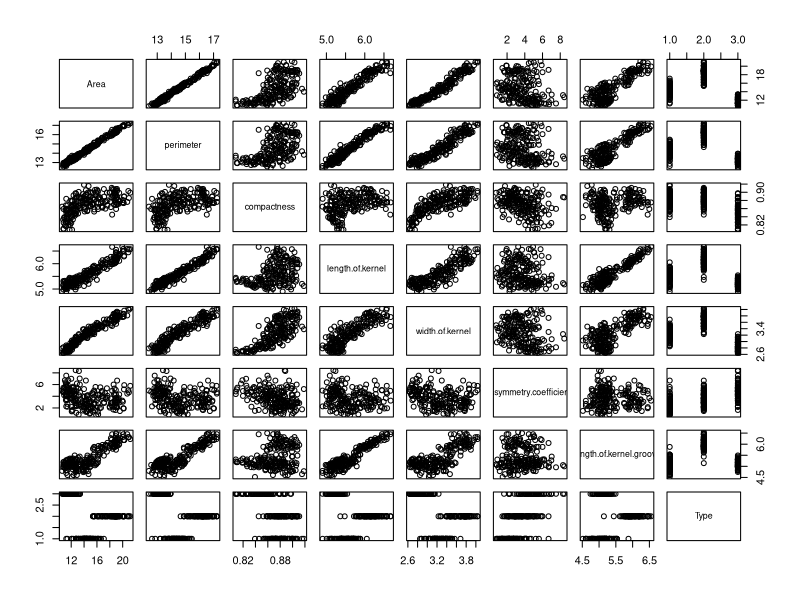
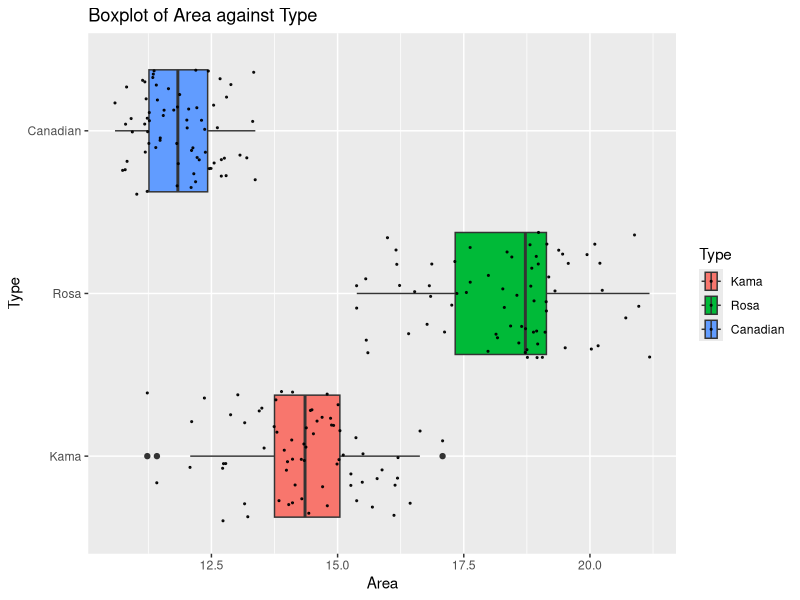
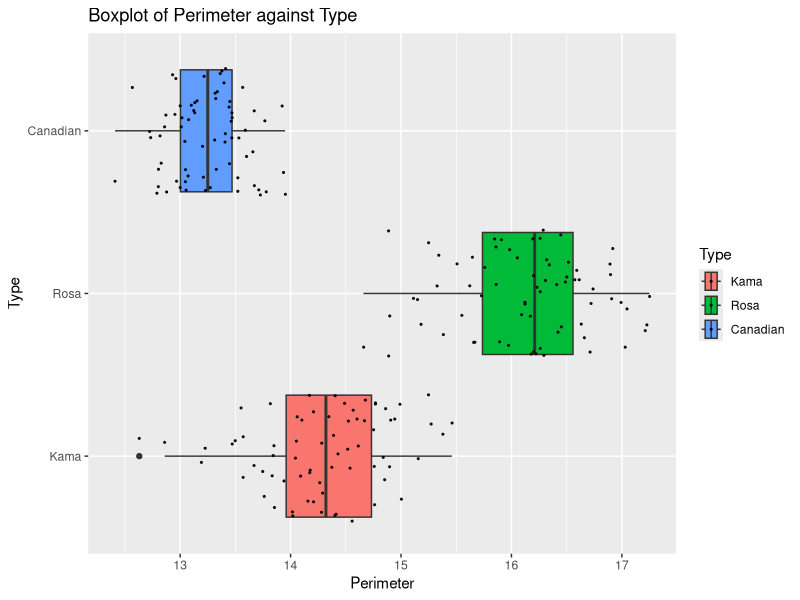
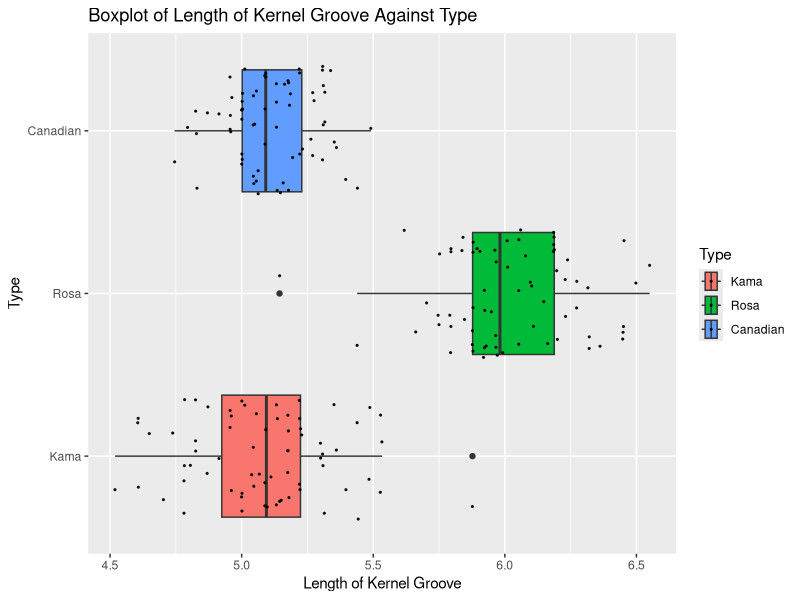
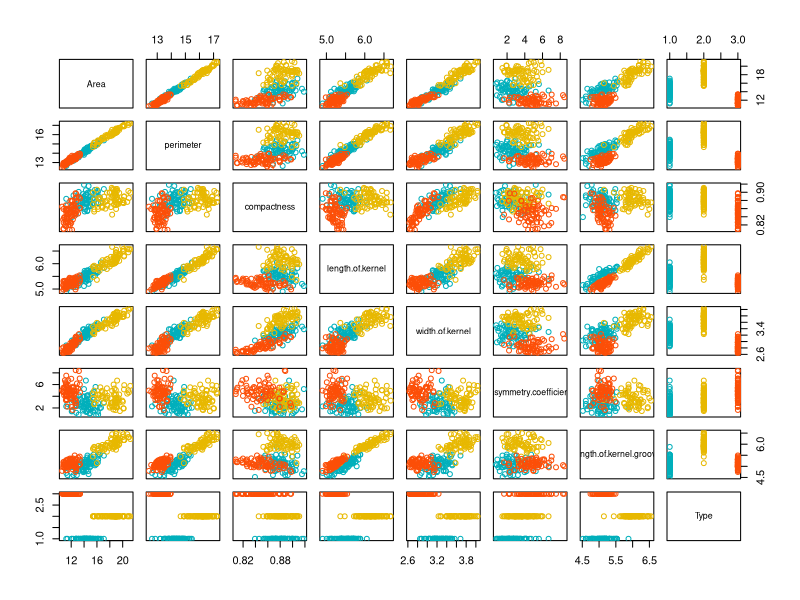
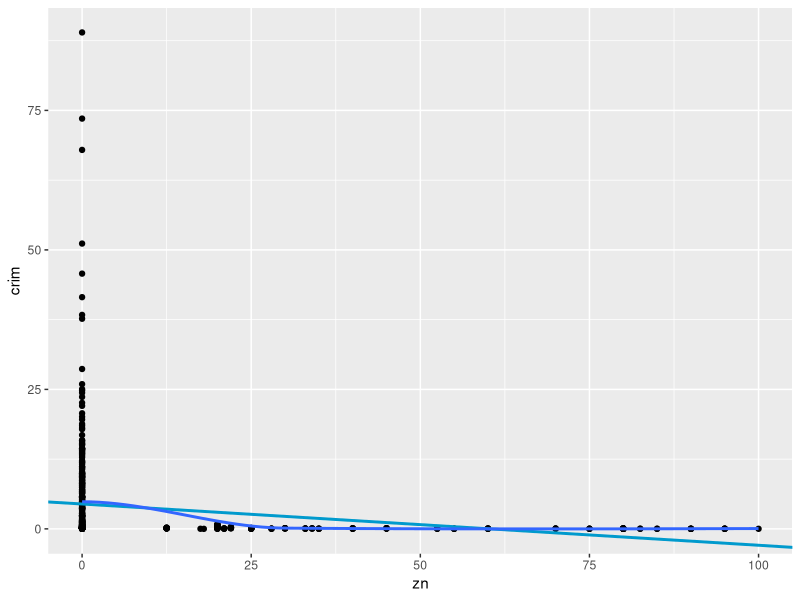
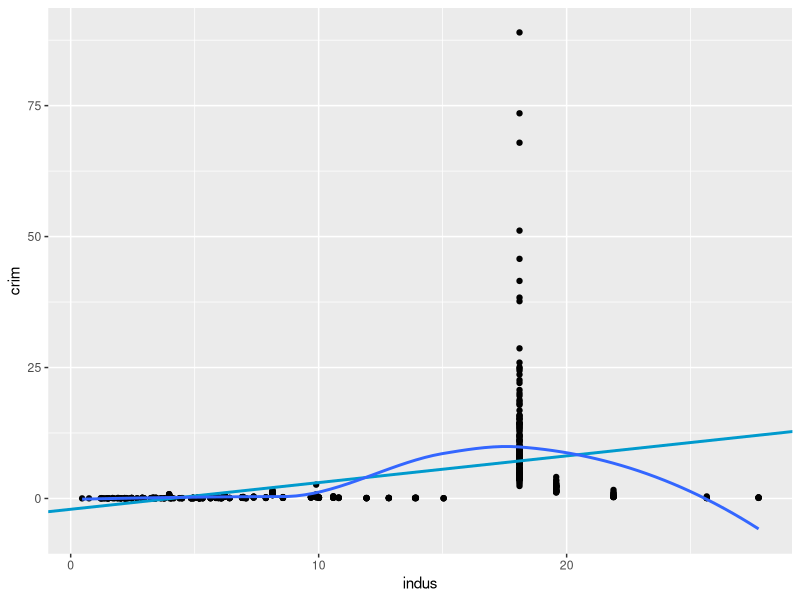
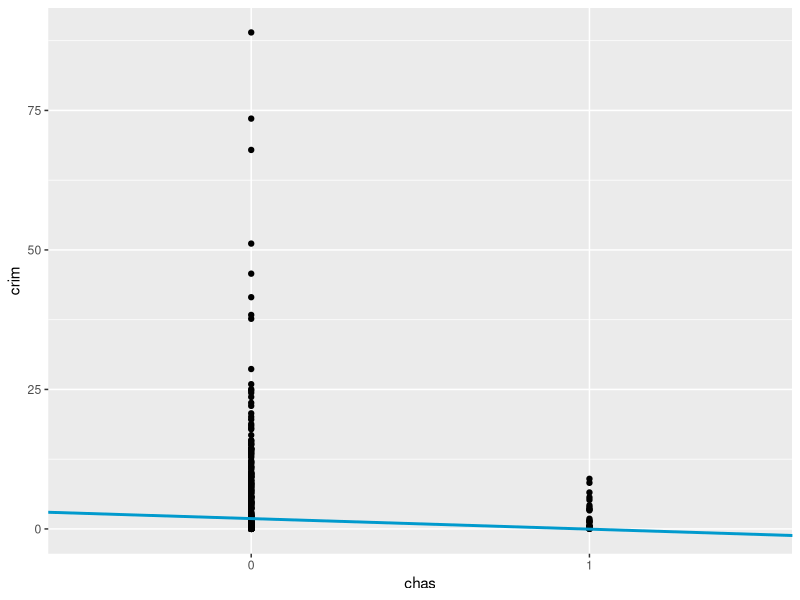

These figures' R source, in order:
#Data 3 - HW 1#

getwd()

#3.
#a.
seeds<-read.csv("seeds.csv")
seeds$Type<-as.factor(seeds$Type)

library(plyr)

levels(seeds$Type)
seeds$Type<-revalue(seeds$Type, c("1" = "Kama", "2" = "Rosa", "3" = "Canadian"))

#b
summary(seeds)

#c.
count(seeds$perimeter > 15)
71/210

#d
which.max(seeds$asymmetry.coefficient)

seeds[204,]

#e
pairs(seeds)

#f
library(ggplot2)
p3_f1<-ggplot(data =seeds, aes(x=Area, y=Type, fill=Type ))
p3_f1 + geom_boxplot() + geom_jitter(color = "black", size = 0.4, alpha = 0.9)+
  ggtitle("Boxplot of Area against Type") + xlab("Area") + ylab("Type")

p3_f2<-ggplot(data =seeds, aes(x=perimeter, y=Type, fill=Type ))
p3_f2 + geom_boxplot() + geom_jitter(color = "black", size = 0.4, alpha = 0.9)+
  ggtitle("Boxplot of Perimeter against Type") + xlab("Perimeter") + ylab("Type")

p3_f3<-ggplot(data =seeds, aes(x=length.of.kernel.groove, y=Type, fill=Type ))
p3_f3 + geom_boxplot() + geom_jitter(color = "black", size = 0.4, alpha = 0.9)+
  ggtitle("Boxplot of Length of Kernel Groove Against Type") + xlab("Length of Kernel Groove") + ylab("Type")

#g
my_cols <- c("#00AFBB", "#E7B800", "#FC4E07")  
pairs(seeds, col = my_cols[seeds$Type])

#4

#5
#A
#each single regression followed by code for plots
library(MASS)
?Boston
Bostons<-Boston
Boston_2<-Bostons^2
Boston_3<-Bostons^3

Boston$chas <- factor(Boston$chas)

b_m1<-lm(crim~zn, data = Boston)
summary(b_m1)
b_m1p<-ggplot(Boston, aes(x = zn, y = crim)) + 
  geom_point() + 
  geom_abline(intercept = coef(b_m1)[1], slope = coef(b_m1)[2], 
              col = "deepskyblue3", 
              size = 1) + 
  geom_smooth(se = F)
b_m1p

b_m2<-lm(crim~indus, data = Boston)
summary(b_m2)
b_m2p<-ggplot(Boston, aes(x = indus, y = crim)) + 
  geom_point() + 
  geom_abline(intercept = coef(b_m2)[1], slope = coef(b_m2)[2], 
              col = "deepskyblue3", 
              size = 1) + 
  geom_smooth(se = F)
b_m2p

b_m3<-lm(crim~chas, data = Boston)
summary(b_m3)
b_m3p<-ggplot(Boston, aes(x = chas, y = crim)) + 
  geom_point() + 
  geom_abline(intercept = coef(b_m3)[1], slope = coef(b_m3)[2], 
              col = "deepskyblue3", 
              size = 1) + 
  geom_smooth(se = F)
b_m3p

b_m4<-lm(crim~nox, data = Boston)
summary(b_m4)
b_m4p<-ggplot(Boston, aes(x = nox, y = crim)) + 
  geom_point() + 
  geom_abline(intercept = coef(b_m4)[1], slope = coef(b_m4)[2], 
              col = "deepskyblue3", 
              size = 1) + 
  geom_smooth(se = F)
b_m4p

b_m5<-lm(crim~rm, data = Boston)
summary(b_m5)
b_m5p<-ggplot(Boston, aes(x = rm, y = crim)) + 
  geom_point() + 
  geom_abline(intercept = coef(b_m5)[1], slope = coef(b_m5)[2], 
              col = "deepskyblue3", 
              size = 1) + 
  geom_smooth(se = F)
b_m5p

b_m6<-lm(crim~age, data = Boston)
summary(b_m6)
b_m6p<-ggplot(Boston, aes(x = age, y = crim)) + 
  geom_point() + 
  geom_abline(intercept = coef(b_m6)[1], slope = coef(b_m6)[2], 
              col = "deepskyblue3", 
              size = 1) + 
  geom_smooth(se = F)
b_m6p

b_m7<-lm(crim~dis, data = Boston)
summary(b_m7)
b_m7p<-ggplot(Boston, aes(x = dis, y = crim)) + 
  geom_point() + 
  geom_abline(intercept = coef(b_m7)[1], slope = coef(b_m7)[2], 
              col = "deepskyblue3", 
              size = 1) + 
  geom_smooth(se = F)
b_m7p

b_m8<-lm(crim~rad, data = Boston)
summary(b_m8)
b_m8p<-ggplot(Boston, aes(x = rad, y = crim)) + 
  geom_point() + 
  geom_abline(intercept = coef(b_m8)[1], slope = coef(b_m8)[2], 
              col = "deepskyblue3", 
              size = 1) + 
  geom_smooth(se = F)
b_m8p

b_m9<-lm(crim~tax, data = Boston)
summary(b_m9)
b_m9p<-ggplot(Boston, aes(x = tax, y = crim)) + 
  geom_point() + 
  geom_abline(intercept = coef(b_m9)[1], slope = coef(b_m9)[2], 
              col = "deepskyblue3", 
              size = 1) + 
  geom_smooth(se = F)
b_m9p

b_m10<-lm(crim~ptratio, data = Boston)
summary(b_m10)
b_m10p<-ggplot(Boston, aes(x = ptratio, y = crim)) + 
  geom_point() + 
  geom_abline(intercept = coef(b_m10)[1], slope = coef(b_m10)[2], 
              col = "deepskyblue3", 
              size = 1) + 
  geom_smooth(se = F)
b_m10p

b_m11<-lm(crim~black, data = Boston)
summary(b_m11)
b_m11p<-ggplot(Boston, aes(x = black, y = crim)) + 
  geom_point() + 
  geom_abline(intercept = coef(b_m11)[1], slope = coef(b_m11)[2], 
              col = "deepskyblue3", 
              size = 1) + 
  geom_smooth(se = F)
b_m11p

b_m12<-lm(crim~lstat, data = Boston)
summary(b_m12)
b_m12p<-ggplot(Boston, aes(x = lstat, y = crim)) + 
  geom_point() + 
  geom_abline(intercept = coef(b_m12)[1], slope = coef(b_m12)[2], 
              col = "deepskyblue3", 
              size = 1) + 
  geom_smooth(se = F)
b_m12p

b_m13<-lm(crim~medv, data = Boston)
summary(b_m13)
b_m13p<-ggplot(Boston, aes(x = medv, y = crim)) + 
  geom_point() + 
  geom_abline(intercept = coef(b_m13)[1], slope = coef(b_m13)[2], 
              col = "deepskyblue3", 
              size = 1) + 
  geom_smooth(se = F)
b_m13p

#B
b_m14<-lm(crim~., data = Boston)
summary(b_m14)

#C
single_reg<-c(coef(b_m1)[[2]], coef(b_m2)[[2]],coef(b_m3)[[2]],coef(b_m4)[[2]],coef(b_m5)[[2]],coef(b_m6)[[2]],coef(b_m7)[[2]],
              coef(b_m8)[[2]],coef(b_m9)[[2]],coef(b_m10)[[2]],coef(b_m11)[[2]],coef(b_m12)[[2]],coef(b_m13)[[2]])
single_reg<-as.data.frame(single_reg)

multiple_reg<-b_m14[[1]]
multiple_reg<-as.data.frame(multiple_reg)
multiple_reg<-multiple_reg[-1,]
multiple_reg<-as.data.frame(multiple_reg)

names<-names((b_m14$coefficients))
names<-as.data.frame(names)
names<-names[-1,]
names<-as.data.frame(names)

regression_plot<-cbind(single_reg, multiple_reg,names)


ggplot(regression_plot, aes(x = single_reg, y = multiple_reg, col = names)) + 
  geom_jitter() + 
  labs(title = "Simple vs Multiple Regression Coefficients", 
       subtitle = "For linear models predicting 'crim'", 
       x = "Simple Coefficient", 
       y = "Multiple Coefficient")  

#D
library(tidyverse)
P_value_x <- c()
P_value_x2 <- c()
P_value_x3 <- c()
R2 <- c()
y <- Boston$crim

for (i in 1:ncol(Boston)) {
  x <- Boston[ ,i]
  if (is.numeric(x)) { 
    model <- lm(y ~ x + I(x^2) + I(x^3))
    if (!identical(y, x)) {
      P_value_x[i] <- summary(model)$coefficients[2, 4]
      P_value_x2[i] <- summary(model)$coefficients[3, 4]
      P_value_x3[i] <- summary(model)$coefficients[4, 4]
      R2[i] <- summary(model)$r.squared 
    }
  } else {
    P_value_x[i] <- NA
    P_value_x2[i] <- NA
    P_value_x3[i] <- NA
    R2[i] <- NA
  }
}

data.frame(varname = names(Boston),
           R2 = round(R2, 5),
           P_value_x = round(P_value_x, 10),
           P_value_x2 = round(P_value_x2, 10), 
           P_value_x3 = round(P_value_x3, 10)) %>%
  filter(!varname %in% c("crim", "chas")) %>%
  arrange(desc(R2)) %>%
  mutate(relationship = case_when(P_value_x3 < 0.05 ~ "Cubic", 
                                  P_value_x2 < 0.05 ~ "Quadratic", 
                                  P_value_x < 0.05 ~ "Linear", 
                                  TRUE ~ "No Relationship"))

#test code for my own try

Boston<-Boston

n<-14
my_lms <- lapply(2:n, function(x) lm(Bostons$crim ~ Bostons[,x] + Boston_2[,x] + Boston_3[,x] ))
#makes a function x, the function is defined afterward. 
summaries <- lapply(my_lms, summary)
print(summaries)

testreg<-lm(crim ~ zn + I(zn^2) + I(zn^3), data = Boston)
summary(testreg)
?I
#ok, this works, note that we can't have CHAS as a factor while doing this b/c it breaks the code, and that we cant
#have our my lms set using I b/c it is not defined b/c of singularities

testlist<-list(NA)
for (i in 2:ncol(Boston)){
  testlist[[i-1]]<-summary(lm(Boston$crim ~ Boston[,i] + Boston_2[,i] + Boston_3[,i] ))
}
print(testlist)

#7
#a
library(plyr)
tumor<-read.csv("tumor.csv")
tumor$Diagnosis<-as.factor(tumor$Diagnosis)
pairs(tumor)

#radius, perimeter, and concave points seem most related to outcome
#features highly related, radius and perimter, radius and area, area highly so
#less so but still strongly perimter,concavity/concave points, and compactness/concavity

#b
set.seed(1)
test=1:512
train_tumor<-tumor[test,]
test_tumor<-tumor[-test,]
nrow(test_tumor)
#c
tumor_logistic<-glm(Diagnosis~Radius+Symmetry+Concave.Points, data = train_tumor, family = binomial)
summary(tumor_logistic)
tumor_logistic_probs<-predict(tumor_logistic, test_tumor,type = "response")
?predict
tumor_logistic_probs
tumor_logistic_pred<-rep("Benign", 57)
tumor_logistic_pred[tumor_logistic_probs >.5]= "Malignant"
table(tumor_logistic_pred, test_tumor$Diagnosis)

mean(tumor_logistic_pred==test_tumor$Diagnosis)
1-mean(tumor_logistic_pred==test_tumor$Diagnosis)
#misclassification rate is 3ish%

tumor_logistic_pred2<-rep("Benign", 57)
tumor_logistic_pred2[tumor_logistic_probs >.25]= "Malignant"
table(tumor_logistic_pred2, test_tumor$Diagnosis)

mean(tumor_logistic_pred2==test_tumor$Diagnosis)
1-mean(tumor_logistic_pred2==test_tumor$Diagnosis)
#none of the errors were it said bening and actually malignant
#thus rate false negative very small, 
#some it called beningn were malignant
#misclass rate is 5ish%

#e
library(MASS)
tumor_lda<-lda(Diagnosis~Radius+Symmetry+Concave.Points, data = train_tumor)
tumor_lda
tumor_lda_pred<-predict(tumor_lda, test_tumor)
tumor_lda_pred
tumor_lda_class<-tumor_lda_pred$class

table(tumor_lda_class, test_tumor$Diagnosis)
1-mean(tumor_lda_class==test_tumor$Diagnosis)
#5%ish error

#f QDA
tumor_qda<-qda(Diagnosis~Radius+Symmetry+Concave.Points, data = train_tumor)

tumor_qda_class<-predict(tumor_qda, test_tumor)$class

table(tumor_qda_class, test_tumor$Diagnosis)
1-mean(tumor_qda_class==test_tumor$Diagnosis)
#3ish% error rate

library(class)
train_tumor_x<-cbind(train_tumor$Radius,train_tumor$Symmetry,train_tumor$Concave.Points)
test_tumor_x<-cbind(test_tumor$Radius,test_tumor$Symmetry,test_tumor$Concave.Points)
train_tumor_direction<-train_tumor$Diagnosis

tumor_knn_1<-knn(train_tumor_x,test_tumor_x,train_tumor_direction ,k=1)
table(tumor_knn_1 , test_tumor$Diagnosis)
1-mean(tumor_knn_1==test_tumor$Diagnosis)

tumor_knn_2<-knn(train_tumor_x,test_tumor_x,train_tumor_direction ,k=2)
table(tumor_knn_2 , test_tumor$Diagnosis)
1-mean(tumor_knn_2==test_tumor$Diagnosis)

tumor_knn_3<-knn(train_tumor_x,test_tumor_x,train_tumor_direction ,k=3)
table(tumor_knn_3 , test_tumor$Diagnosis)
1-mean(tumor_knn_3==test_tumor$Diagnosis)

tumor_knn_4<-knn(train_tumor_x,test_tumor_x,train_tumor_direction ,k=4)
table(tumor_knn_4 , test_tumor$Diagnosis)
1-mean(tumor_knn_4==test_tumor$Diagnosis)

#8
data(Boston)
median(Boston$crim)
#add this as a vector? where either true or false
Boston$direction<-rep("Up", 506)
Boston$direction[Boston$crim <median(Boston$crim)]="Down"
Boston$direction<-as.factor(Boston$direction)
sum(Boston$direction == "Down")
pairs(Boston[,-15])
levels(Boston$direction)
?Boston
#looking at the graphs, rad, ptratio, nox, and dis look most strongly related
#we can look at the full set
#and then the set w/ the fewest models that makes sense? (4 above variables)
#gotta split data into test and training, 90% training 10% test seems good
test2<-(1:455)
Boston_train<-Boston[test2,]
Boston_test<-Boston[-test2,]
#a
#note that random guessing gives you a 50% shot either way, so can we do better?
Boston_logistic_1<-glm(direction~.-crim, data = Boston_train, family = binomial)
summary(Boston_logistic_1)
Boston_logistic_probs_1<-predict(Boston_logistic_1, Boston_test,type = "response")
Boston_logistic_pred_1<-rep("Down", 51)
Boston_logistic_pred_1[Boston_logistic_probs_1 >.5]= "Up"
table(Boston_logistic_pred_1, Boston_test$direction)
1-mean(Boston_logistic_pred_1==Boston_test$direction)

Boston_logistic_2<-glm(direction~ rad + nox + ptratio + dis, data = Boston_train, family = binomial)
summary(Boston_logistic_2)
Boston_logistic_probs_2<-predict(Boston_logistic_2, Boston_test,type = "response")
Boston_logistic_pred_2<-rep("Down", 51)
Boston_logistic_pred_2[Boston_logistic_probs_2 >.5]= "Up"
table(Boston_logistic_pred_2, Boston_test$direction)
1-mean(Boston_logistic_pred_2==Boston_test$direction)

#b
#e
Boston_lda_1<-lda(direction~.-crim, data = Boston_train, family = binomial)
Boston_lda_1
Boston_lda_pred_1<-predict(Boston_lda_1, Boston_test)
Boston_lda_class_1<-Boston_lda_pred_1$class

table(Boston_lda_class_1, Boston_test$direction)
1-mean(Boston_lda_class_1==Boston_test$direction)


Boston_lda_2<-lda(direction~ rad + nox + ptratio + dis, data = Boston_train, family = binomial)
Boston_lda_2
Boston_lda_pred_2<-predict(Boston_lda_2, Boston_test)
Boston_lda_class_2<-Boston_lda_pred_2$class

table(Boston_lda_class_2, Boston_test$direction)
1-mean(Boston_lda_class_2==Boston_test$direction)

#c
library(class)
Boston_train_x_1<-Boston_train[,c(-1,-15)]
Boston_test_x_1<-Boston_test[,c(-1,-15)]
Boston_train_direction<-Boston_train$direction

Boston_knn_1_A<-knn(Boston_train_x_1,Boston_test_x_1,Boston_train_direction,k=1)
table(Boston_knn_1_A , Boston_test$direction)
1-mean(Boston_knn_1_A==Boston_test$direction)

Boston_knn_1_B<-knn(Boston_train_x_1,Boston_test_x_1,Boston_train_direction,k=2)
table(Boston_knn_1_B , Boston_test$direction)
1-mean(Boston_knn_1_B==Boston_test$direction)

Boston_knn_1_C<-knn(Boston_train_x_1,Boston_test_x_1,Boston_train_direction,k=4)
table(Boston_knn_1_C , Boston_test$direction)
1-mean(Boston_knn_1_C==Boston_test$direction)

Boston_train_x_2<-cbind(Boston_train$rad, Boston_train$nox, Boston_train$ptratio, Boston_train$dis)
Boston_test_x_2<-cbind(Boston_test$rad, Boston_test$nox, Boston_test$ptratio, Boston_test$dis)

Boston_knn_2_A<-knn(Boston_train_x_2,Boston_test_x_2,Boston_train_direction,k=1)
table(Boston_knn_2_A , Boston_test$direction)
1-mean(Boston_knn_2_A==Boston_test$direction)

Boston_knn_2_B<-knn(Boston_train_x_2,Boston_test_x_2,Boston_train_direction,k=2)
table(Boston_knn_2_B , Boston_test$direction)
1-mean(Boston_knn_2_B==Boston_test$direction)

Boston_knn_2_C<-knn(Boston_train_x_2,Boston_test_x_2,Boston_train_direction,k=10)
table(Boston_knn_2_C , Boston_test$direction)
1-mean(Boston_knn_2_C==Boston_test$direction)
